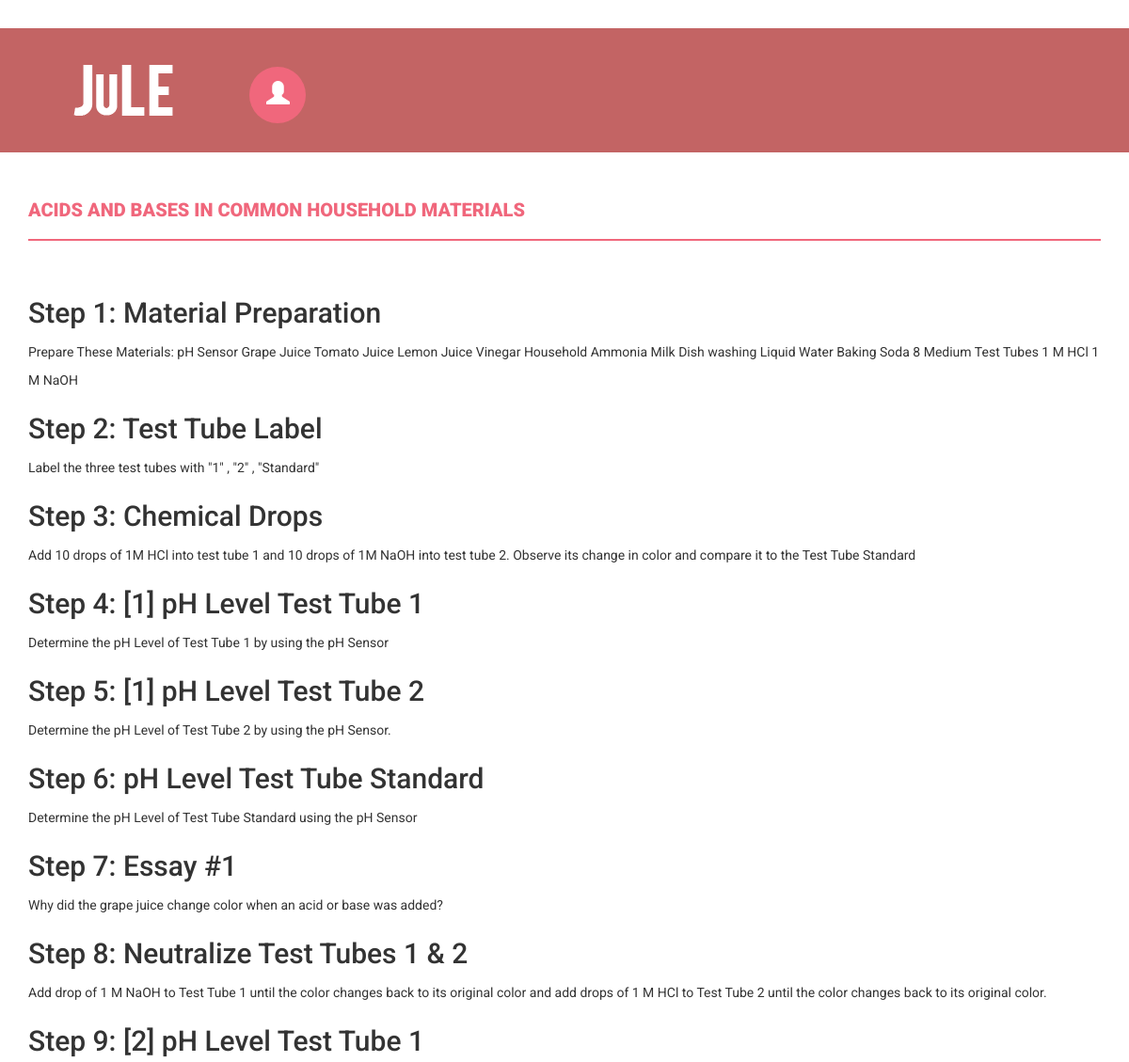
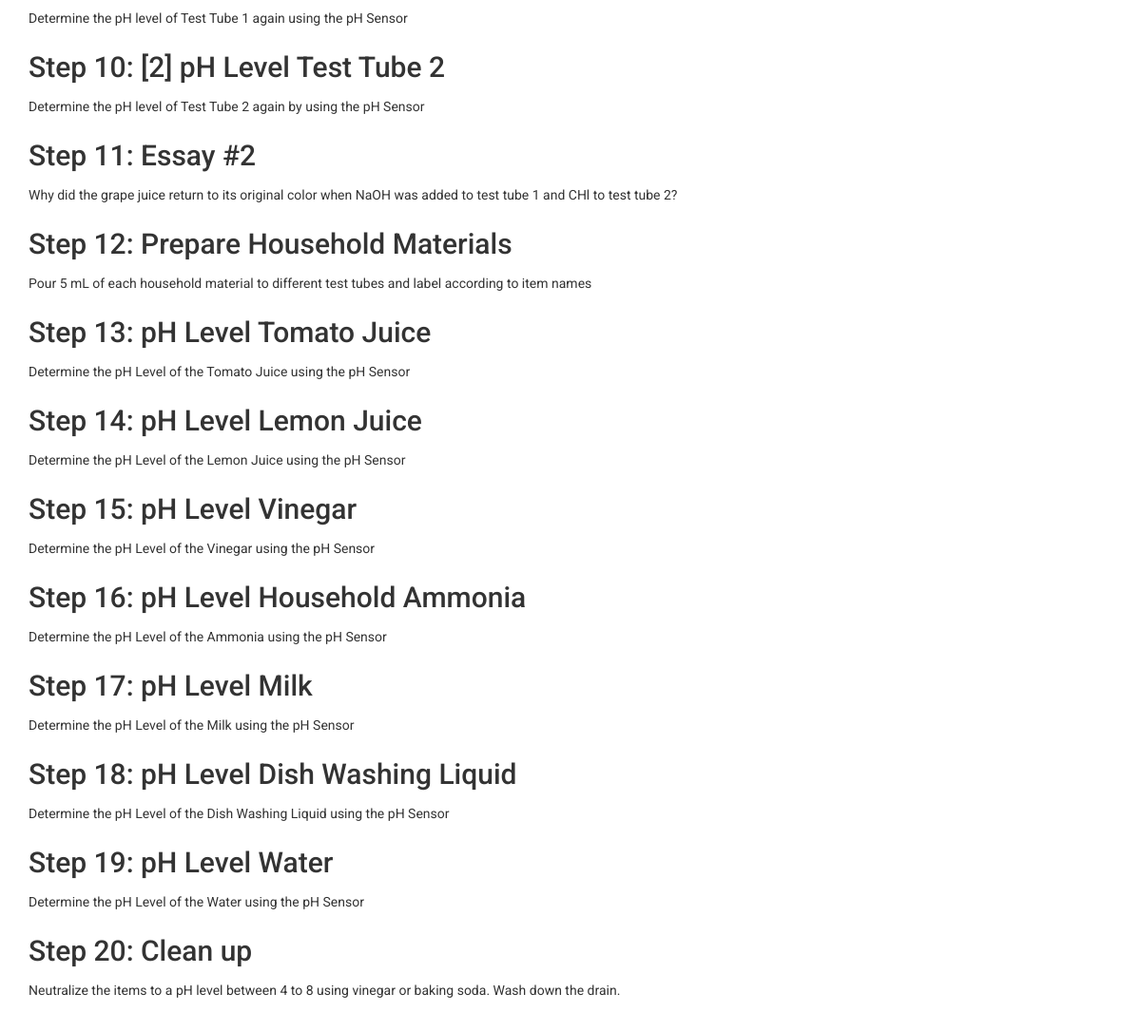
Page /home/lab_activity/?id=1 on the committed database (2 pictures, top to bottom).
### myapp/models.py (models this page shows, shortened)
class LabActivity(models.Model):
	labid = models.IntegerField(primary_key=True)
	labname = models.CharField(unique=True, max_length=100)
	labsummary = models.TextField(blank=True, null=True)
	numprocedures = models.IntegerField()
	hidden = models.BooleanField()
	selected = models.BooleanField()

class LabProcedure(models.Model):
	procedureid = models.IntegerField(primary_key=True)
	labid = models.ForeignKey(LabActivity, models.DO_NOTHING)
	sensorid = models.ForeignKey(Sensors, models.DO_NOTHING, blank=True, null=True)
	stepnum = models.IntegerField()
	procedurename = models.CharField(max_length=100, null=False)
	proceduredesc = models.TextField()
	minvalue = models.IntegerField(blank=True, null=True)
	maxvalue = models.IntegerField(blank=True, null=True)

### myapp/views.py (the view)
# urls.py: url(r'^home/lab_activity/$', views.lab_activity, name='lab_activity'),
def lab_activity(request):
	if request.method=='GET':
		id = request.GET.get('id')
	template = loader.get_template('student_labactivity.html')
	context = {
		'labprocedures': LabProcedure.objects.filter(labid=id),
		'labactivities': LabActivity.objects.filter(pk=id)
	}
	return HttpResponse(template.render(context, request))

### myapp/templates/student_labactivity.html (shortened to what this page needs)
﻿{% load static %}
<!DOCTYPE html>
<html xmlns="http://www.w3.org/1999/xhtml">
<head>
    <link href="{% static 'css/bootstrap.css' %}" rel="stylesheet" />
    <link href="{% static 'css/font-awesome.css' %}" rel="stylesheet" />
    <link href="{% static 'css/style.css' %}" rel="stylesheet" />
    <link href="{% static 'css/smart_wizard.css' %}" rel="stylesheet" type="text/css" />
    <link href="{% static 'css/smart_wizard_theme_circles.css' %}" rel="stylesheet" type="text/css" />
    <link href="{% static 'css/smart_wizard_theme_arrows.css' %}" rel="stylesheet" type="text/css" />
    <link href="{% static 'css/smart_wizard_theme_dots.css' %}" rel="stylesheet" type="text/css" />
</head>
<body>
    <div class="navbar navbar-inverse set-radius-zero">
        <div class="container">
            <div class="navbar-header">
                <a class="navbar-brand" href="{% url 'home' %}">
                    <img src="{% static 'img/logo1.png' %}" />
                </a>
            </div>
            <div class="left-div">
                <div class="user-settings-wrapper">
                    <ul class="nav">
                        <li class="dropdown">
                            <a class="dropdown-toggle" data-toggle="dropdown" href="#" aria-expanded="false">
                                <span class="glyphicon glyphicon-user" style="font-size: 25px;"></span>
                            </a>
                        </li>
                    </ul>
                </div>
            </div>
        </div>
    </div>
    <div class="content-wrapper">
        <div class="container">
            <div class="row">
                <div class="col-md-12">
                    {% for labactivity in labactivities %}
                    <h4 class="page-head-line">{{ labactivity.labname }}</h4>
                    {% endfor %}
                </div>
            </div>
            <div>
                {% for labprocedure in labprocedures %}
                <div id="step-{{ labprocedure.stepnum }}" class="">
                    <h2>Step {{labprocedure.stepnum}}: {{ labprocedure.procedurename }}</h2>
                    {{ labprocedure.proceduredesc }}
                </div>
                {% endfor %}
            </div>
        </div>
    </div>
</body>
</html>

### myapp/static/css/style.css (style rules this page uses)
body { font-family: 'Roboto', sans-serif; line-height: 30px; }
.set-radius-zero { border-radius: 0px; -moz-border-radius: 0px; -webkit-border-radius: 0px; }
.content-wrapper { margin-top: 40px; min-height: 100%; padding-bottom: 60px; }
.page-head-line { font-weight: 900; padding-bottom: 20px; border-bottom: 2px solid #F0677C; text-transform: uppercase; color: #F0677C; font-size: 20px; margin-bottom: 40px; }
.left-div { padding-left: 30px; margin-top: 40px; margin-bottom: 30px; }
.navbar-brand { width: 250px; padding-top: 30px; }
.user-settings-wrapper .nav > li > a { position: relative; display: block; padding: 15px 18px; border-radius: 50%; -webkit-border-radius: 50%; -moz-border-radius: 50%; height: 60px; width: 60px; background-color: #F0677C; color: #fff; }
.user-settings-wrapper { margin-top: 10px; }
.user-settings-wrapper li { display: inline-block; }
.navbar-inverse { background-color: #C36464; border-color: transparent; }
.navbar { margin-bottom: 0px; }

### rows in the picture
LabActivity: labname "ACIDS AND BASES IN COMMON HOUSEHOLD MATERIALS"
LabProcedure: stepnum "1", procedurename "Material Preparation", proceduredesc "Prepare These Materials: pH Sensor Grape Juice Tomato Juice Lemon Juice Vinegar Household Ammonia Milk Dish washing Liquid Water Baking Soda 8 Medium Test Tubes 1 M HCl 1 M NaOH"
LabProcedure: stepnum "2", procedurename "Test Tube Label", proceduredesc "Label the three test tubes with \"1\" , \"2\" , \"Standard\""
LabProcedure: stepnum "3", procedurename "Chemical Drops", proceduredesc "Add 10 drops of 1M HCl into test tube 1 and 10 drops of 1M NaOH into test tube 2. Observe its change in color and compare it to the Test Tube Standard"
LabProcedure: stepnum "4", procedurename "[1] pH Level Test Tube 1", proceduredesc "Determine the pH Level of Test Tube 1 by using the pH Sensor"
LabProcedure: stepnum "5", procedurename "[1] pH Level Test Tube 2", proceduredesc "Determine the pH Level of Test Tube 2 by using the pH Sensor."
LabProcedure: stepnum "6", procedurename "pH Level Test Tube Standard", proceduredesc "Determine the pH Level of Test Tube Standard using the pH Sensor"
LabProcedure: stepnum "7", procedurename "Essay #1", proceduredesc "Why did the grape juice change color when an acid or base was added?"
LabProcedure: stepnum "8", procedurename "Neutralize Test Tubes 1 & 2", proceduredesc "Add drop of 1 M NaOH to Test Tube 1 until the color changes back to its original color and add drops of 1 M HCl to Test Tube 2 until the color changes back to its original color."
LabProcedure: stepnum "9", procedurename "[2] pH Level Test Tube 1", proceduredesc "Determine the pH level of Test Tube 1 again using the pH Sensor"
LabProcedure: stepnum "10", procedurename "[2] pH Level Test Tube 2", proceduredesc "Determine the pH level of Test Tube 2 again by using the pH Sensor"
LabProcedure: stepnum "11", procedurename "Essay #2", proceduredesc "Why did the grape juice return to its original color when NaOH was added to test tube 1 and CHl to test tube 2?"
LabProcedure: stepnum "12", procedurename "Prepare Household Materials", proceduredesc "Pour 5 mL of each household material to different test tubes and label according to item names"
LabProcedure: stepnum "13", procedurename "pH Level Tomato Juice", proceduredesc "Determine the pH Level of the Tomato Juice using the pH Sensor"
LabProcedure: stepnum "14", procedurename "pH Level Lemon Juice", proceduredesc "Determine the pH Level of the Lemon Juice using the pH Sensor"
LabProcedure: stepnum "15", procedurename "pH Level Vinegar", proceduredesc "Determine the pH Level of the Vinegar using the pH Sensor"
LabProcedure: stepnum "16", procedurename "pH Level Household Ammonia", proceduredesc "Determine the pH Level of the Ammonia using the pH Sensor"
LabProcedure: stepnum "17", procedurename "pH Level Milk", proceduredesc "Determine the pH Level of the Milk using the pH Sensor"
LabProcedure: stepnum "18", procedurename "pH Level Dish Washing Liquid", proceduredesc "Determine the pH Level of the Dish Washing Liquid using the pH Sensor"
LabProcedure: stepnum "19", procedurename "pH Level Water", proceduredesc "Determine the pH Level of the Water using the pH Sensor"
LabProcedure: stepnum "20", procedurename "Clean up", proceduredesc "Neutralize the items to a pH level between 4 to 8 using vinegar or baking soda. Wash down the drain."
